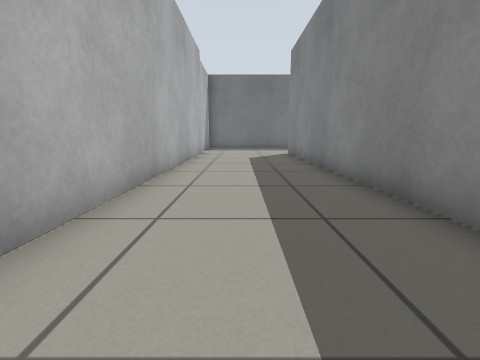
view 1 (above)

21 first-person views from a walk through a Gazebo world. The camera is 0.5 m above the floor, tilts 10° down and sees 85° across. The floor is counted in squares, 0.5 m on a side. Each view is taken from the middle of a square. On the plan, view 1 faces up. The plan holds only what a view shows up to about 11 squares ahead; the rest is blank.

view 2
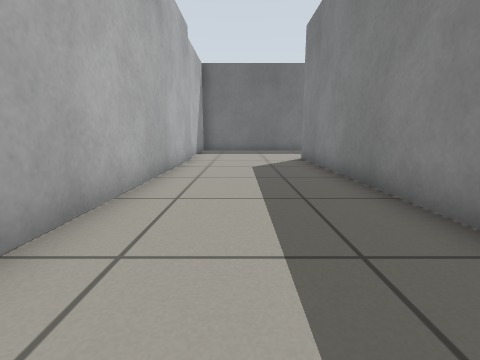

view 3
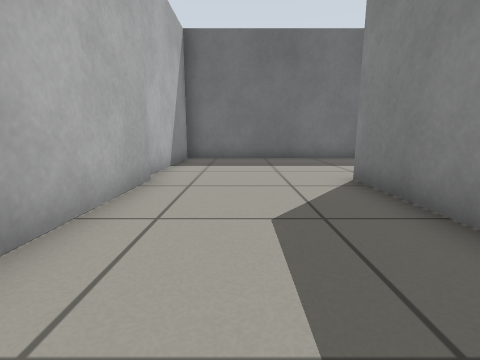

view 4
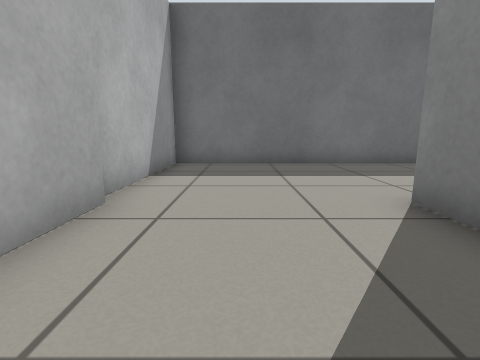

view 5
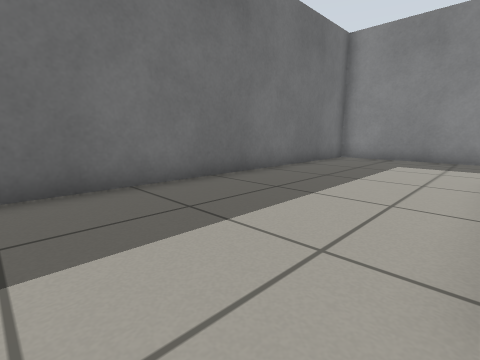

view 6
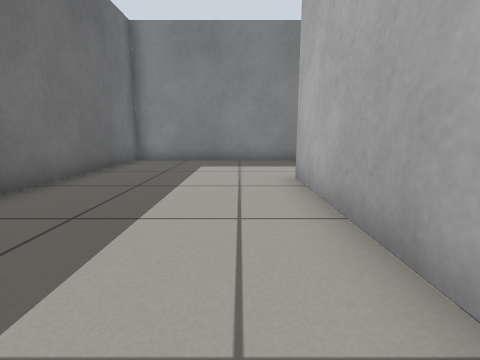

view 7
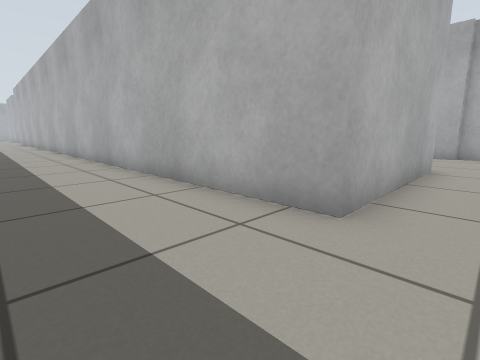

view 8
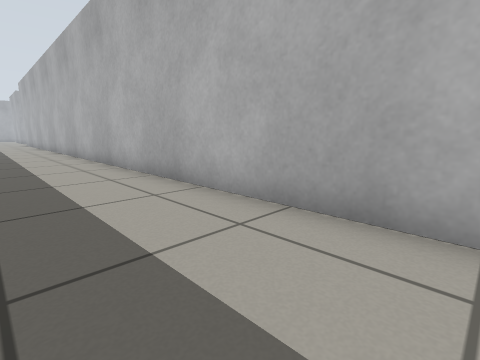

view 9
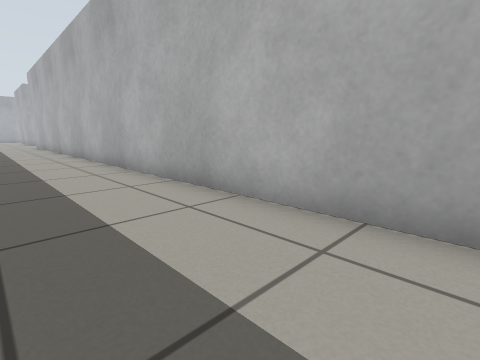

view 10
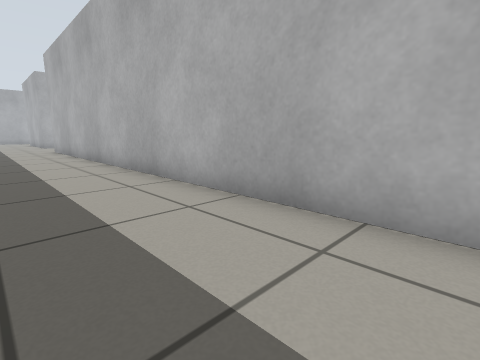

view 11
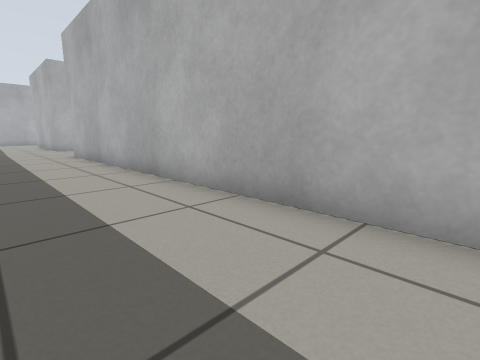

view 12
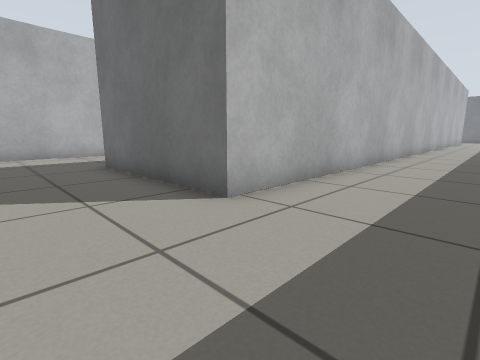

view 13
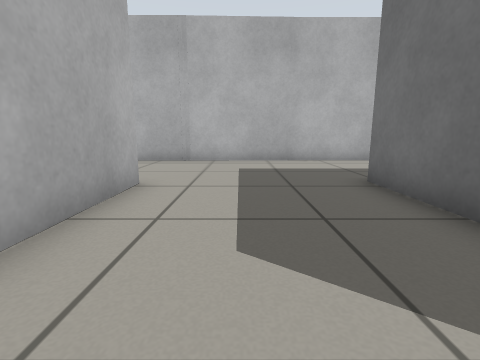

view 14
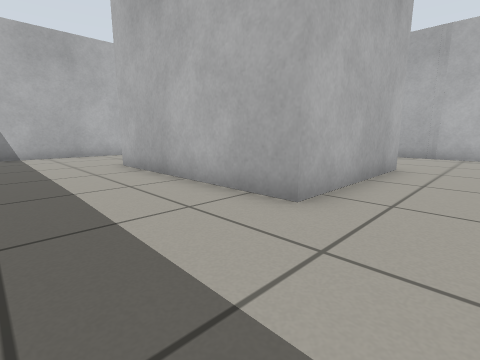

view 15
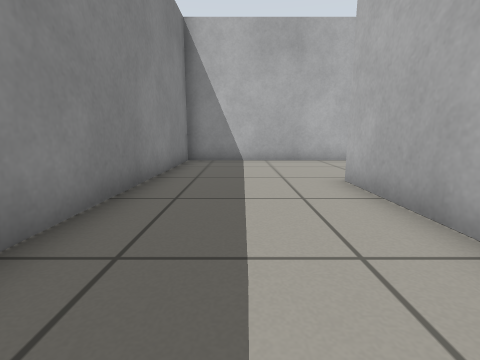

view 16
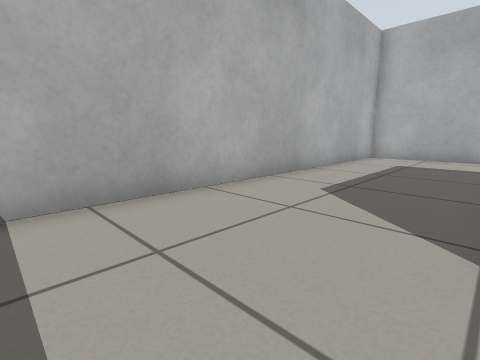

view 17
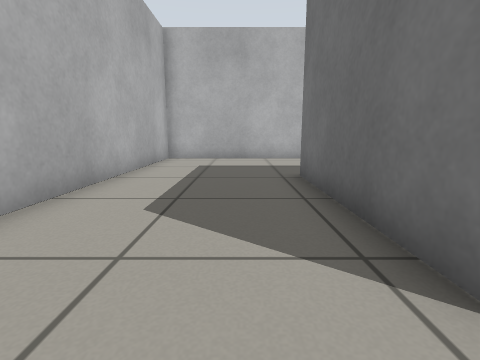

view 18
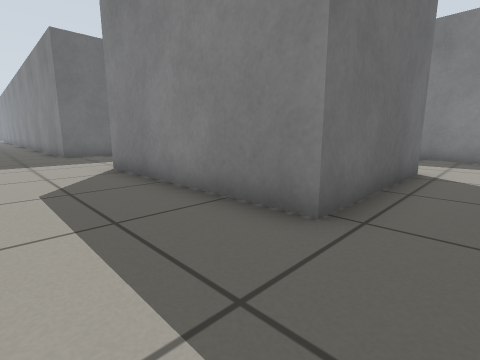

view 19
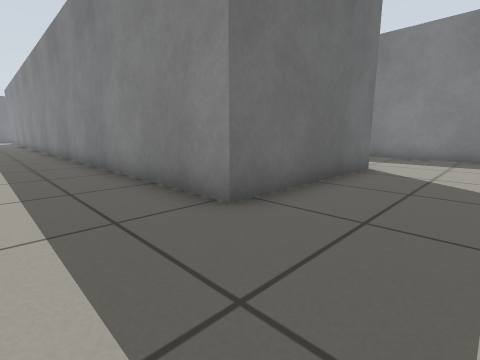

view 20
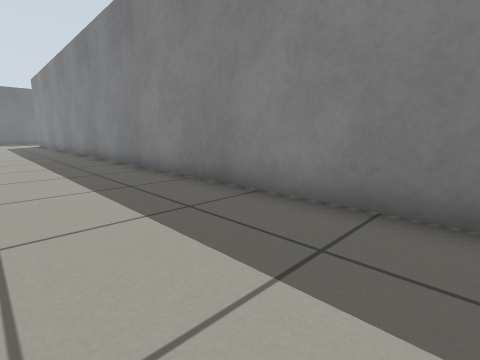

view 21
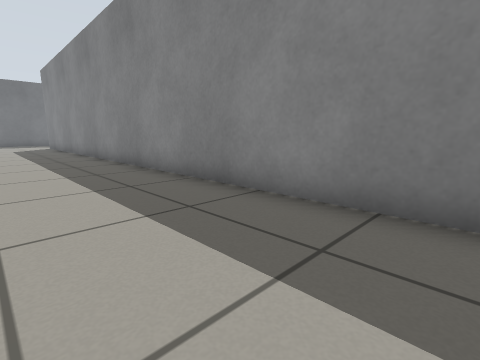

### Floor plan
Points are (right, up) in squares from view 1. A wall is a line through its corners. A room is listed if a view was taken in it or the views show most of it. See-through windows are left out.
Room 1 (views 1, 2, 3, 4, 5, 6, 7, 8, 9, 10, 11, 12, 13, 14, 15, 16, 17, 18, 19, 20, 21)
walls: (-2, -15) (-2, -23.9); (2.5, -17.3) (2.5, 13.7) (8, 13.7) (8, -17.3) (2.5, -17.3); (12.2, -17.1) (12.2, -15.9); (2.7, -22.1) (7.7, -22.1) (7.7, -28.6) (2.7, -28.6) (2.7, -22.1); (12.1, -19.5) (12.1, -17); (-2, -27.4) (-2, -32.9) (12, -32.9) (12, -25); (-2, 13.8) (-2, 2); (12.2, 12.8) (12.2, 19) (-2.2, 19) (-2.2, 13.6)

Positions as (right, up) in squares from view 1, and headings:
1: (0, 0), facing up
2: (0, 3), facing up
3: (0, 8), facing up
4: (0, 10), facing up
5: (1, 14), facing up-right
6: (2, 15), facing right
7: (11, 15), facing down-left
8: (11, 11), facing down-left
9: (11, 6), facing down-left
10: (11, 0), facing down-left
11: (11, -4), facing down-left
12: (11, -20), facing up-left
13: (8, -20), facing left
14: (11, -20), facing down-left
15: (10, -23), facing down
16: (10, -29), facing down-left
17: (9, -30), facing left
18: (0, -30), facing up-right
19: (0, -20), facing up-right
20: (-1, -12), facing up-right
21: (-1, -8), facing up-right
